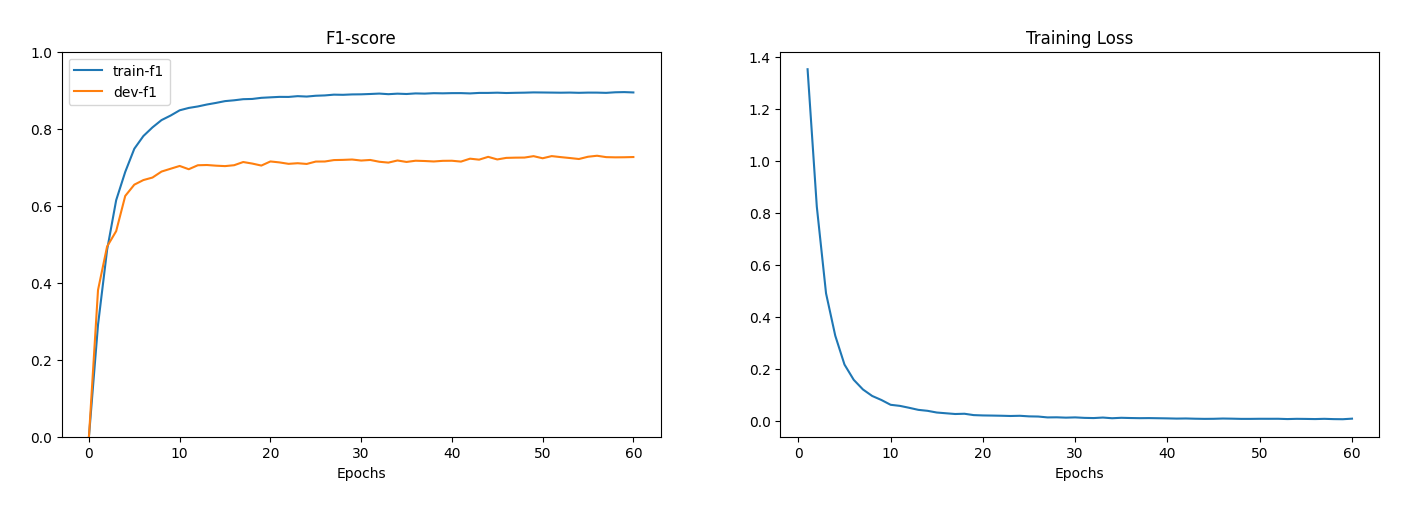

Reproduce this figure in Python.
import numpy as np
import torch
from tqdm import tqdm
import matplotlib.pyplot as plt
from sklearn.metrics import f1_score
from argparse import ArgumentParser
device = torch.device("cuda" if torch.cuda.is_available() else "cpu")

class BLSTM(torch.nn.Module):
    def __init__(self, vocab_size, emb_dim, hidden, n_layers, linear_op_size, n_classes, dropout, pad_idx):
        super(BLSTM, self).__init__()
        self.hidden_dim = hidden
        self.num_layers = n_layers
        self.emb = torch.nn.Embedding(num_embeddings=vocab_size, embedding_dim=emb_dim, padding_idx=pad_idx)
        self.bilstm = torch.nn.LSTM(input_size=emb_dim, hidden_size=hidden, num_layers=n_layers, batch_first=True, bidirectional=True)
        self.drop = torch.nn.Dropout(dropout)
        self.linear1 = torch.nn.Linear(2*hidden, linear_op_size)
        self.elu = torch.nn.ELU()
        self.linear2 = torch.nn.Linear(linear_op_size, n_classes)
        
    def forward(self, x, l):
        # Initializing hidden state for first input with zeros
        x = self.emb(x)
        
        x_pack = torch.nn.utils.rnn.pack_padded_sequence(x, l, batch_first=True, enforce_sorted=False)
        lstm_out, _ = self.bilstm(x_pack)
        lstm_out, _ = torch.nn.utils.rnn.pad_packed_sequence(lstm_out, batch_first=True)
        
        lstm_out = self.drop(lstm_out)

        x = self.linear1(lstm_out)
        x = self.elu(x)
        x = self.linear2(x)
        return x

class Model_Data(torch.utils.data.Dataset):
    def __init__(self, X, Y):
        self.X = X
        self.y = Y
        
    def __len__(self):
        return len(self.X)
    
    def __getitem__(self, idx):
        sent = self.X[idx][0].long().to(device)
        ner = self.y[idx].long().to(device) if len(self.y)!=0 else []
        le = self.X[idx][1]
        return sent, ner, le, idx
    
def load_data(loc):
    train_file_data, dev_file_data, test_file_data = None,None,None

    # opening the train,test,dev data to read it
    with open(loc+"data/train",'r',encoding='utf8') as f:
        train_file_data = f.read().split("\n")
        
    with open(loc+'data/dev','r',encoding='utf8') as f:
        dev_file_data = f.read().split("\n")
        
    with open(loc+'data/test','r',encoding='utf8') as f:
        test_file_data = f.read().split("\n")

    # setting threshold for the min frequency of words in the vocab
    thresh = 0
    vocab = {}
    for line in train_file_data:
        if line!='':
            d = line.split(' ')
            # incrementing the frequency in vocab as we encounter the word
            vocab[d[1]] = vocab.get(d[1], 0) + 1
            
    unk = 0
    words=[]
    # creating a words list to account for minimum frequency threshold
    for k,v in vocab.items():
        if v>thresh:
            words.append([v,k])
        else:
            unk+=1

    # creating a vocab dictionary for word frequency
    vocab = {}
    vocab["<unk>"] = unk
    for i,v in enumerate(sorted(words, reverse=True)):
        vocab[v[1]] = v[0]

    # creating a tag frequency dictionary for class weights
    tags = {}
    for w in train_file_data:
        if w!='':
            d = w.split(' ')
            if d[1] in vocab:
                tags[d[2]] = tags.get(d[2], 0) + 1
            
    tag_enc = {k:v for v,k in enumerate(list(tags.keys()))}
    tag_enc['<pad>'] = -1
    vocab_enc = {k:v for v,k in enumerate(['<pad>']+list(vocab.keys()))}
    tag_dec = list(tag_enc.keys())
    vocab_dec = list(vocab_enc.keys())

    sent, label = [], []
    X_train, y_train = [], []
    for w in train_file_data:
        if w=='':
            X_train.append(np.array(sent))
            y_train.append(np.array(label))
            sent,label=[],[]
        else:
            d = w.split(' ')
            sent.append(d[1])
            label.append(d[2])
            
    sent, label = [], []
    X_dev, y_dev = [], []
    for w in dev_file_data:
        if w=='':
            X_dev.append(np.array(sent))
            y_dev.append(np.array(label))
            sent,label=[],[]
        else:
            d = w.split(' ')
            sent.append(d[1])
            label.append(d[2])
            
    sent = []
    X_test = []
    for w in test_file_data:
        if w=='':
            X_test.append(np.array(sent))
            sent=[]
        else:
            d = w.split(' ')
            sent.append(d[1])

    return X_train, X_dev, X_test, y_train, y_dev, vocab_enc, tag_enc, tag_dec, tags

def enc_sent(x,voc):
    return np.array([voc.get(w, voc['<unk>']) for w in x])

def enc_tags(x,tag):
    return np.array([tag.get(w) for w in x])

def train(n_epochs,n_classes,model,criterion,optimizer,tag_enc,training_loader,dev_loader,model_name):

    # initialize tracker for minimum validation loss
    train_f1 = [0]
    dev_f1 = [0]
    losses = [np.Inf]

    train_loss_min = np.Inf # set initial "min" to infinity
        
    for epoch in range(n_epochs):
        # monitor training loss
        
        train_loss = 0
        model.train() # prep model for training

        pred, truth = [], []
        for data, target, length, _ in tqdm(training_loader):
            
            optimizer.zero_grad()

            # forward pass: compute predicted outputs by passing inputs to the model
            output = model(data, length)

            predicted = torch.argmax(output, 2)
            [[pred.append(x.item()) for x in p[:t]] for p,t in zip(predicted,length)]
            [[truth.append(x.item()) for x in i[:t]] for i,t in zip(target,length)]

            target = target[:,:max(length)].clone()
            loss = criterion(output.view(-1, n_classes), target.long().view(-1))
            # backward pass: compute gradient of the loss with respect to model parameters
            loss.backward()
            # perform a single optimization step (parameter update)
            optimizer.step()
            # update running training loss
            train_loss += loss.item()*data.size(0)
  
        train_f1.append(f1_score(truth,pred,labels=list(tag_enc.values()),average='macro',zero_division=0))

        pred, truth = [], []
        for x, y, l, _ in dev_loader:
            outputs = model(x,l)
            predicted = torch.argmax(outputs, 2)
            [[pred.append(x.item()) for x in p[:t]] for p,t in zip(predicted,l)]
            [[truth.append(x.item()) for x in i[:t]] for i,t in zip(y,l)]

        dev_f1.append(f1_score(truth,pred,labels=list(tag_enc.values()),average='macro',zero_division=0))
        
        train_loss = train_loss/len(training_loader.dataset)
        losses.append(train_loss)

        print('Epoch: {} of {}, \tTraining Loss: {:.6f}'.format(epoch+1,n_epochs,train_loss))

        # save model if validation loss has decreased
        if train_loss <= train_loss_min:
            print('Training loss decreased ({:.6f} --> {:.6f}).  Saving model ...'.format(
            train_loss_min,
            train_loss))
            torch.save(model.state_dict(), model_name)
            train_loss_min = train_loss

    return train_f1, dev_f1, losses

def makeOutput(model, dataloader, raw_data, tag_dec, filename):
    output = []
    for x, y, l, ids in dataloader:
        outputs = model(x,l)
        pred_labels = torch.argmax(outputs, 2)
        for predicted,siz,id in zip(pred_labels,l,ids):
            words = [w for w in raw_data[id]]
            # golds = [tag[i.item()] for i in true[:siz]]
            preds = [tag_dec[i.item()] for i in predicted[:siz]]
            [output.append(' '.join([str(i+1),w,p,"\n"])) for i,(w,p) in enumerate(zip(words,preds))]
            output.append('\n')
            
    with open(filename,'w') as f:
        f.writelines(output)


if __name__=='__main__':

    # argument parsing
    parser = ArgumentParser()
    parser.add_argument("--mode", "-m", type=str, choices=['train', 'test'], default='test')
    args = parser.parse_args()

    # Data Loading
    print("Loading dataset...")
    loc = ""
    X_train, X_dev, X_test, y_train, y_dev, vocab_enc, tag_enc, tag_dec, tags = load_data(loc)

    # how many samples per batch to load
    batch_size = 16

    X_train_pad = torch.nn.utils.rnn.pad_sequence([torch.from_numpy(enc_sent(x,vocab_enc)) for x in X_train], batch_first=True, padding_value=vocab_enc['<pad>'])
    X_train_pad = [[x,len(l)] for x,l in zip(X_train_pad,X_train)]
    y_train_torch = torch.nn.utils.rnn.pad_sequence([torch.from_numpy(enc_tags(y_,tag_enc)) for y_ in y_train], batch_first=True, padding_value=tag_enc['<pad>'])

    X_dev_pad = torch.nn.utils.rnn.pad_sequence([torch.from_numpy(enc_sent(x,vocab_enc)) for x in X_dev], batch_first=True, padding_value=vocab_enc['<pad>'])
    X_dev_pad = [[x,len(l)] for x,l in zip(X_dev_pad,X_dev)]
    y_dev_torch = torch.nn.utils.rnn.pad_sequence([torch.from_numpy(enc_tags(y_,tag_enc)) for y_ in y_dev], batch_first=True, padding_value=tag_enc['<pad>'])

    X_test_pad = torch.nn.utils.rnn.pad_sequence([torch.from_numpy(enc_sent(x,vocab_enc)) for x in X_test], batch_first=True, padding_value=vocab_enc['<pad>'])
    X_test_pad = [[x,len(l)] for x,l in zip(X_test_pad,X_test)]

    train_data = Model_Data(X_train_pad,y_train_torch)
    dev_data = Model_Data(X_dev_pad,y_dev_torch)
    test_data = Model_Data(X_test_pad,[])

    # prepare data loaders
    train_loader = torch.utils.data.DataLoader(train_data, batch_size=batch_size)
    dev_loader = torch.utils.data.DataLoader(dev_data, batch_size=batch_size)
    test_loader = torch.utils.data.DataLoader(test_data, batch_size=batch_size)

    print("Preparing Model...")
    # Hyperparameters
    vocab_size=len(vocab_enc.keys())
    pad_idx=vocab_enc['<pad>']
    emb_dim=100 
    hidden_size=256 
    num_layers=1
    linear_op_size=128
    num_classes=len(tag_enc.keys())-1 # exclude the tag class
    dropout = 0.33
    pad_idx = vocab_enc['<pad>']
    class_weights = torch.tensor([(1-v/sum(tags.values())) for v in tags.values()]).to(device)

    blstmClassifier = BLSTM(vocab_size, emb_dim, hidden_size, num_layers, linear_op_size, num_classes, dropout, pad_idx) 
    blstmClassifier.to(device)
    print(blstmClassifier)

    criterion = torch.nn.CrossEntropyLoss(weight=class_weights,ignore_index=tag_enc['<pad>'])
    optimizer = torch.optim.SGD(blstmClassifier.parameters(), lr=0.1, momentum=0.9) 
    n_epochs = 60

    if args.mode=="train":
        # Train the model
        print("Training Model for {} epochs on device: {}...".format(n_epochs, device))
        train_f1, dev_f1, losses = train(n_epochs,num_classes,blstmClassifier,criterion,optimizer,tag_enc,train_loader,dev_loader,'blstm1.pt')

    elif args.mode=="test":
        print("Inferring from saved model...")
        # Loading the best model and inferring on the dev_data and test_data
        blstmClassifier.load_state_dict(torch.load('blstm1.pt', map_location=torch.device(device)))

        makeOutput(blstmClassifier,dev_loader,X_dev,tag_dec,"dev1.out")
        makeOutput(blstmClassifier,test_loader,X_test,tag_dec,"test1.out")

        print("Model predictions on dev_set and test_set saved.")